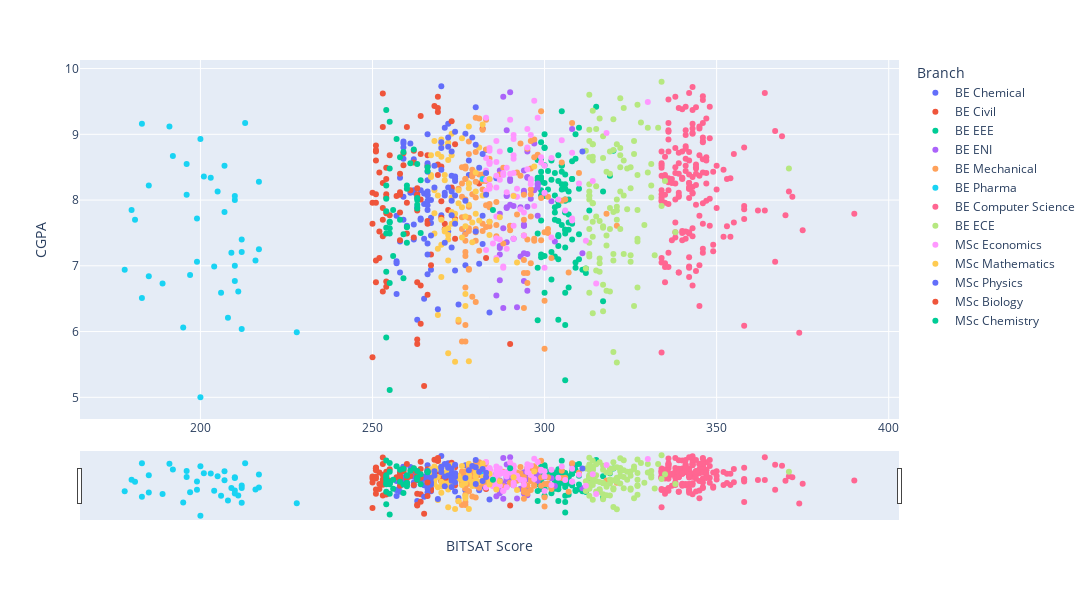

The cell this chart's notebook holds for it:
### Code cell
def bitsatVScgScatter(df):    
    scatter_df = df[["Final_ID", "Name", "CGPA", "BITSAT Score", "Branch"]]
    # Scatter plot for CGPA vs BITSAT Score
    fig = px.scatter(scatter_df, x="BITSAT Score", y="CGPA", color="Branch", hover_data=['Name'])

    # Add range slider to the scatter plot, slider on X-axis. Dont display plot points on the slider
    fig.update_layout(
        xaxis=dict(
            rangeslider=dict(
                visible=True
            ),
            type="linear",
        ),
        autosize=False,
        width=1400,
        height=600,
    )


    fig.show()
bitsatVScgScatter(df)

### Figure 1 — Plotly figure (JSON) as saved in the notebook; plotly's stock layout.template omitted (floating-point values rounded to 4 significant figures; data arrays with more than 128 entries replaced by an {"elided": "..."} marker saying what was removed)
{"data": [{"customdata": [["RAHUL PRABHAKAR"], ["VARUN HEMANT KUMAR PATEL"], ["HARSH SHARMA"], ["PRANAV ROY"], ["CHENNA SHREE PRIYA"], ["KUMAR SOURABH"], ["SARTHAK GUPTA"], ["HARDIK HURKAT"], ["GOURI KARTHIK GEMBALI"], ["GURBAAN SINGH SABARWAL"], ["RISHIT AGARWAL"], ["GEDDAVALASA JITENDRA"], ["V ABHISHEK"], ["ARYANSH RAJ SAXENA"], ["TAVISHI"], ["LAHAREE GHOSH"], ["BANDI SOWMYA"], ["ALLAM VENKATA SAI SURYA"], ["JHA DEEPTANK VINODKUMAR"], ["NAMAN BUNG"], ["RITIK JAIN LODHA"], ["ADITYA TYAGI"], ["SHUBHANSHU GUPTA"], ["RAVI SWAMI ADITYA RAVI"], ["AMBADKAR ADITYA PRASHANT"], ["AASTHA GANDHI"], ["NISHAD DINESH MAHAJAN"], ["VORA DIVYA HEMALBHAI"], ["HARSH VASHISTHA"], ["SHAGUN MISHRA"], ["SHIVANG YADAV"], ["ANKIT ASAWA"], ["RAJATH RAJESH"], ["SRISHTI ARYA"], ["UTKARSH UPADHYAY"], ["KARANSINGH BISHT"], ["RAKSHIT KAKANI"], ["VIJAY BHARATH A"], ["MIHIR SUNIL DABADGHAO"], ["BHAVI JAROLI"], ["ADVAITA ARYAN JHA"], ["MOHIT MALLICK"], ["NITIN V P"], ["DEVANSHI SINGH"], ["MEDICHARLA V K RAJEEV SRIKAR"], ["JENIL R AGRAWAL"], ["KEDIA ANANT GAURAV"], ["ANIRUDH PAREKH"], ["TANAY NAGAR"], ["ABHINAND J PAI"], ["ANUSHA AGARWAL"], ["ABHISHEK MUKHERJEE"]], "hovertemplate": "Branch=BE Chemical<br>BITSAT Score=%{x}<br>CGPA=%{y}<br>Name=%{customdata[0]}<extra></extra>", "legendgroup": "BE Chemical", "marker": {"color": "#636efa", "symbol": "circle"}, "mode": "markers", "name": "BE Chemical", "orientation": "v", "showlegend": true, "type": "scatter", "x": [275, 266, 267, 283, 286, 263, 266, 277, 264, 274, 262, 282, 281, 277, 262, 265, 267, 262, 264, 263, 262, 266, 264, 263, 261, 265, 257, 259, 266, 259, 260, 271, 272, 258, 272, 262, 259, 258, 257, 257, 258, 257, 259, 261, 262, 278, 266, 270, 259, 259, 277, 270], "xaxis": "x", "y": [6.41, 7.34, 6.94, 8.76, 8.33, 6.18, 9, 7.01, 7.72, 8.29, 8.62, 7.33, 7.03, 7.49, 8.15, 8.1, 7.73, 7.63, 8.15, 8.04, 7.4, 8.07, 7.7, 7.89, 8.86, 7.94, 7.07, 7.7, 7.99, 8.89, 7.61, 8.07, 7.52, 8.34, 9.16, 8.12, 8.8, 6.9, 7.76, 7.04, 7.37, 6.57, 8.63, 8.11, 8.12, 8.38, 8.3, 7.77, 8.05, 8.86, 9.01, 9.73], "yaxis": "y"}, {"customdata": [["VIJAY KUMAR PUTCHALA"], ["HRISHIKESH GHADGE"], ["AMITESH SINGH BAIS"], ["NITESH KUMAR PALAI"], ["VANKAYALAPATI LOT ABHISHEK"], ["HIMANSHU MOHAN"], ["MOHAMMED MASIHUDDIN"], ["SARTHAK RATH"], ["PUNEET ARORA"], ["PARIKSHIT MAHALA"], ["SYED MUSAVVIR MEHMOOD BASHA KHADRI"], ["NIPUN TEWARI"], ["VIBHOR JAKHAR"], ["MEELA SUMANTH"], ["ADITYA VIKRAM SINGH"], ["SHIVANSH SONI"], ["ATHARVA SANTOSH CHIKTE"], ["PRAJITH KUMAR THOMMUNDRU"], ["SOHAM AGARWAL"], ["HRIDIK PUNUKOLLU"], ["KANDELA VISION REDDY"], ["GUVVALA GOPI REDDY"], ["LAKSHMIPALLI VENKATA SURYA DEEPAK"], ["KARRI ABHI RAM"], ["ATHARVA MULEY"], ["NISHANT KUMAR"], ["PRABODH RANJAN TEWARI"], ["NAIVEDYA KRISHN"], ["MANAN AHUJA"], ["SAYANTAN RAY"], ["RUDDARRAJU JAGADISH SURYA VARMA"], ["POLISETTI SAI VAMSI"], ["AKSHAT SHARMA"], ["M HARIKESHA"], ["AKSHAT MOHAN GUPTA"], ["VEDANT SINGH"], ["RAKSHIT"], ["KHAJA MUAWINUDDIN AHMED"], ["NISHANT KAKANI"], ["SANKA SAI SRAVAN"], ["MERLA DINESH SATHWIK"], ["VISHNUBHOTLA NAGA BHARADWAJ"], ["LADE NIKESH"], ["BODUGU VAMSI KRISHNA"], ["ADITYA AGRAWAL"], ["DIVYANK SHARMA"], ["SUBHRANSU BABOO"], ["ADITYA RAHUL JAMBHOLKAR"], ["VATSAL MAHESHWARI"], ["HEMENDER SINGH CHAUHAN"], ["ERANKI VENKATA JHAHNAVI"], ["ANIRUDH AGRAWAL"]], "hovertemplate": "Branch=BE Civil<br>BITSAT Score=%{x}<br>CGPA=%{y}<br>Name=%{customdata[0]}<extra></extra>", "legendgroup": "BE Civil", "marker": {"color": "#EF553B", "symbol": "circle"}, "mode": "markers", "name": "BE Civil", "orientation": "v", "showlegend": true, "type": "scatter", "x": [263, 274, 274, 270, 267, 268, 281, 269, 273, 264, 263, 282, 266, 283, 290, 283, 273, 271, 263, 264, 264, 263, 264, 269, 266, 269, 267, 273, 269, 258, 258, 260, 265, 260, 263, 262, 263, 260, 272, 259, 274, 270, 270, 258, 259, 258, 258, 261, 266, 271, 264, 269], "xaxis": "x", "y": [8.07, 8.85, 7.41, 7.98, 7.01, 9.43, 8.25, 8.38, 8.17, 8.01, 6.75, 9.09, 8.68, 7.12, 5.81, 8.1, 8.19, 7.64, 8.18, 8.7, 6.7, 5.81, 6.12, 8.54, 7.68, 9.34, 7.17, 9.2, 9.4, 7.39, 8.4, 7.96, 5.17, 7.49, 7.84, 8.75, 5.88, 9.11, 7.85, 8.71, 7.71, 8.51, 7.73, 8.08, 8.53, 7.81, 8.12, 8.15, 8.53, 7.56, 9.28, 9.57], "yaxis": "y"}, {"customdata": [["PRIYESH MOHTA"], ["NAKUL VASHISHTHA"], ["ARASANAPALAI SRIKANTH NAVYA SRI"], ["KHANT YASHVI ASHOKKUMAR"], ["SHIVAM KANKAL"], ["ADIT ANDREW MOHANTY"], ["AKSHAT RASTOGI"], ["VEMU AROHI"], ["SHUBHAM CHUGH"], ["VIPUL ANANT"], ["ARPIT DEEPAK ANWANI"], ["MOHIT ASSUDANI"], ["RAHUL AJMERIA"], ["PRABHAV SHARMA"], ["SHREYAS SRINIVASAN"], ["AAKANKSHA SINGH"], ["KAITAV SHAH"], ["PRAVAR KHEMARIYA"], ["SHAH RAJ VINAY"], ["PARIJAAT B MITRA"], ["ZADE VAIBHAV ARUN"], ["AYUSHDEEP"], ["ADITYA PANDEY"], ["SIDDHARTHA GOSWAMI"], ["SHUBH AGGARWAL"], ["P SREE VISHNUSAI KARTHIK"], ["BHURE AROONDHATI SANJAY"], ["MOVVA KARTHIK TEJA"], ["SHAH JAY PANKAJ"], ["VINAYAK TRIPATHI"], ["ABHIMANYU VAIDYA"], ["ADARSH SHRIVASTAVA"], ["SAICHARAN KOMMANA"], ["KHAN UBAID MD SHAFIQUR REHMAN"], ["ASHWIN MATHEW OLAKANGAL"], ["AAKAR KUMAR"], ["CHINTHALAPALLI ABHINAV MOHAN"], ["PUCHAKALA SAI TEJA"], ["THAMBABATHULA OMANA"], ["ASHWIN E"], ["RAJAT PRASHANT KHADE"], ["PATNI AADEESH NEERAJ"], ["VORUGANTI VASANTH"], ["KUMMARA SRIRAM"], ["PADILETI MEGHANADH"], ["SHUDDHABHO NANDI"], ["PRAKHAR TIWARI"], ["DURGA KRISHNA VAMSI"], ["ARUNEEMA DESHMUKH"], ["SUDARSHAN MEHTA"], ["ROHAN VERMA"], ["ALOK RAI"], ["AYUSH KUMAR SINGH"], ["AMRITANSHU NAYAK"], ["MANISH MODWANI"], ["HARSH VARDHAN MEHER"], ["ANIVEK KESHRI"], ["ARIHANT JAIN M P"], ["ANSHUMAN BHAGAWATI"], ["BALAJI C"], ["N SATYA AALOK BHAIRRAJU"], ["VYSHNAVI S K"], ["PRATYUSH NATH SAHU"], ["ABHISHEK KHURANA"], ["PRABHLEEN KAUR"], ["PUTHA VENKATA ROHITH REDDY"], ["MOHAMMED ANEES"], ["AMAN SHARMA"], ["DAKSH PANDEY"], ["KARTIK KANOTRA"], ["POTHEDAR AJAY"], ["TARUN AGRAWAL"], ["BURRA MANI VISHAL"], ["BULLE ABHISHEK MANOJ"], ["SHREYANSH KR SURANA"], ["NERKAR RUTWIJ PRASHANT"], ["ANDEY CHANAKYA"], ["KOTAKONDA SRI KRISHNA VASISTA"], ["P SRI SAI CHARAN"], ["KASHISH AGRAWAL"], ["PANDEY KRISHNAKANT BRAHMDEO"], ["HARSHIT SHARMA"], ["MANAS AWASTHI"], ["RISHAV DATTA"], ["YAPARLA NAGA SHASHANK REDDY"], ["NITISH MITTAL"], ["NARVEKAR ATHARVA HEMANT"], ["SAYANTAN BISWAS"], ["RITWIK DAS"], ["KULKARNI OM PRASHANT"], ["TEJUS VIDYADHAR KUSUR"], ["JAY KARHADE"], ["KHUSHI GUPTA"], ["RUPSA DHAR"], ["VODELA AMITH KUMAR"]], "hovertemplate": "Branch=BE EEE<br>BITSAT Score=%{x}<br>CGPA=%{y}<br>Name=%{customdata[0]}<extra></extra>", "legendgroup": "BE EEE", "marker": {"color": "#00cc96", "symbol": "circle"}, "mode": "markers", "name": "BE EEE", "orientation": "v", "showlegend": true, "type": "scatter", "x": [303, 298, 299, 308, 306, 302, 306, 305, 308, 299, 303, 307, 319, 304, 313, 320, 307, 306, 317, 304, 317, 305, 309, 304, 304, 304, 310, 303, 303, 306, 306, 304, 306, 305, 310, 309, 308, 312, 307, 309, 303, 305, 310, 306, 311, 303, 304, 306, 306, 302, 299, 306, 299, 309, 300, 299, 300, 305, 305, 299, 300, 300, 299, 307, 300, 301, 307, 306, 306, 307, 308, 299, 302, 300, 304, 299, 306, 298, 306, 300, 298, 298, 298, 300, 312, 302, 301, 299, 304, 304, 308, 299, 298, 315, 305], "xaxis": "x", "y": [7.7, 7.49, 8.63, 8.32, 8.24, 7.21, 8.17, 8.16, 8.59, 8.07, 8.07, 7.78, 8.37, 7.47, 7.84, 8.75, 7.55, 7.49, 6.46, 7.68, 8.13, 8.24, 7.05, 8.68, 7.98, 6.18, 9.1, 7.81, 8.41, 7.28, 8.39, 7.45, 7.55, 8.52, 8.17, 6.97, 7.64, 6.96, 6.67, 9, 7.14, 8.53, 7.1, 5.26, 6.94, 7.89, 7.92, 7.82, 7.81, 8.31, 8.35, 7.55, 7.17, 8.63, 8.06, 8.32, 8.26, 7.62, 8.43, 7.13, 7.15, 9, 8.43, 8.13, 8.79, 8.16, 8.01, 7.99, 8.01, 7.66, 7.4, 7.69, 6.79, 6.59, 8.29, 8.28, 6.59, 6.97, 6.1, 8.53, 8.3, 8.61, 6.17, 8.8, 6.89, 8.6, 8.44, 8.15, 7.1, 7.3, 8.32, 8.88, 8.34, 9.42, 9.35], "yaxis": "y"}, {"customdata": [["S VIGNESH BHARADWAJ"], ["NIPUN WAHI"], ["UTKARSH GUPTA"], ["VARADA HARSHINI DURGA"], ["SHAURYA VIJAYVARGIYA"], ["MIDUTHURU KARTHEEK"], ["PRIYANSHI MISHRA"], ["ANUBHAV TRIPATHY"], ["GUNTAKALA VENKATA SAI KALAHAN"], ["AAYUSH JAIN"], ["DONTHU MOHITH KRISHNA"], ["AKARSH SHRIVASTAVA"], ["SAMYAK RAI"], ["TANAY KUMAR"], ["SOURAV PRASAD"], ["ANANYA JAIN"], ["SHUBHANKAR MAJUMDAR"], ["S KARTHIK"], ["SUPARTH GROVER"], ["ABHIK SANTRA"], ["ABHIRAJ SINGH"], ["RAHUL BHARADIA"], ["CHAUGULE DHRUV SANJAY"], ["ABHIJITH S RAO"], ["PAWAR NISHANT DEEPAK"], ["BHAMINI CHAUHAN"], ["KARTHIK C KARKERA"], ["RISHABH JAIN"], ["MADDHA ABHINAVA"], ["KSHITIJ DUBEY"], ["D M VISHNU VARDHAN"], ["PARAM A BHATT"], ["SAUMYA SRIVASTAVA"], ["KETAN GOYAL"], ["BETHI VENKATA SIVA JITHENDRA KUMAR REDDY"], ["DISHA SURYAWANSHI"], ["TADINADA VAMSI KRISHNA"], ["KHADYE SHARDUL ANIL"], ["INJAM SRI HARSHA"], ["VEMPARALA LAXMI MANUHA"], ["MAKULURI ANIRUDH RAGHAVENDRA"], ["SHEETAL MADIKONDA"], ["PINTO RICKSTON LANCON"], ["SWASTIK MOHANTY"], ["DEVANSHU MAHESHWARI"], ["V ABHIJEET"], ["R VENKATESH"], ["RAGHAVARAPU VEER VIKAS"], ["SYED JAMAL"], ["SANGHITA CHAKRABORTY"], ["KESHAV KABRA"]], "hovertemplate": "Branch=BE ENI<br>BITSAT Score=%{x}<br>CGPA=%{y}<br>Name=%{customdata[0]}<extra></extra>", "legendgroup": "BE ENI", "marker": {"color": "#ab63fa", "symbol": "circle"}, "mode": "markers", "name": "BE ENI", "orientation": "v", "showlegend": true, "type": "scatter", "x": [290, 288, 288, 289, 296, 289, 287, 288, 292, 289, 289, 303, 311, 295, 293, 298, 294, 287, 294, 295, 294, 294, 293, 302, 298, 295, 300, 295, 294, 294, 294, 297, 298, 297, 295, 295, 291, 287, 289, 289, 287, 291, 287, 286, 298, 290, 290, 290, 287, 294, 308], "xaxis": "x", "y": [9.64, 9.57, 7.57, 7.89, 8.02, 8.06, 7.79, 6.36, 6.37, 8.07, 7.88, 7.37, 7.19, 8.34, 7.14, 8.23, 6.77, 6.78, 7.61, 7.18, 7.19, 7.61, 7.89, 7.98, 8.19, 8.35, 8.1, 8.74, 8.45, 8.11, 8.14, 8.15, 7.76, 8.86, 6.62, 7.9, 7.41, 7.17, 7.36, 9.06, 7.27, 7.91, 7.3, 6.55, 8.25, 8.29, 8.32, 7.93, 8.45, 7.63, 9.08], "yaxis": "y"}, {"customdata": [["KSHITIZ AGGARWAL"], ["YASH ARORA"], ["JATIN GUPTA"], ["AMEYA JAIN"], ["TANMAY OJHA"], ["MAREPALLI ANAND"], ["PRIYANSHU MISRA"], ["BOGGARAPU S V PRANEET"], ["AMAN KUMAR DAS"], ["HARSH KUMAR"], ["ANURAAG PRAHARAJ"], ["SWETHA MAMIDIPOODI"], ["AREEB AHMAD"], ["NEHAL KAURA"], ["SAYAN MUKHERJEE"], ["SHASWAT TIWARI"], ["CHHAPARWAL SARVESH KRISHNAGOPAL"], ["HARSH KUMAR SRIVASTAVA"], ["ARRABELLY SAI ANURAG REDDY"], ["PAMIDI NITHIN KRISHNA"], ["ANKIT SINHA"], ["SHIVAM MILIND AKARTE"], ["DASARI INDU KRISHNA"], ["AMAN PRAKASH"], ["KAJAL CHOUDHARY"], ["SHAIK PARVEZ MUSHRAFF"], ["D V V P PRANAV"], ["ADITYA SINGH"], ["DEVANSH KHANDELWAL"], ["BUDIREDDY RAM SAMPREETH"], ["ACHYUT DWIVEDI"], ["SHIVAM GUPTA"], ["ARUN KUMAR SAINI"], ["RAMINENI PHANINDRA"], ["B SRINIVASULU REDDY"], ["VISSAMSETTY PRANAV"], ["SHREEJEE AGARWAL"], ["LOKESH KUMAR SAHOO"], ["NILADRI NILAMADHAB"], ["B N SAI RAJESH"], ["UMAR SHAFIQ AHMAD"], ["GEETESH R KESHWANI"], ["A AMRUTH SRINIVAS"], ["ANIRUDH GURURAJ TONASI"], ["GANDHI OM GIRISH"], ["B SAI VENKATESH"], ["AMOGH SUBRAMANYA BARLA"], ["KALIDINDI VINEETH VARMA"], ["JAI SHARMA"], ["AYUSH RAJENDRA MHASKE"], ["RAJAT KUMAR"], ["SWAPNIL KASHYAP"], ["PUTTU GANDHI"], ["SOUMIL GIRISH SAHU"], ["SHUBHAM SINGH"], ["PRIYANSHU PRAKASH"], ["KHADKE MIHIR MILIND"], ["HARSH KUMAR TIWARY"], ["PANNALA BHARATH REDDY"], ["ANGAD SINGH CHAHAL"], ["PRATYUSH ANSON"], ["J V N RUTHWICK"], ["R BALA GANAPATHI"], ["SAMAR"], ["PARTH BISEN"], ["PRASAD A"], ["JOGINIPALLY HRUDAY SIDDHARTHA"], ["MADREWAR GAURAV KASHINATH"], ["RATNESH DAWAR"], ["BINYAMEEN K V"], ["DHAMMAPADA MOHAPATRA"], ["KHETAWAT AKSHAT NEERAJ"], ["ARYESH HARSHAL KOYA"], ["PATEL AYAN ANMOL"], ["VUNNAM ABHINAV CHOWDHARY"], ["G AALWAR SUNDARAM"], ["UROOJ AHMAD"], ["PANGULURI JAYADEVA SAKETH"], ["BALTHU SHARATH CHANDRA"], ["NALLAPU SRINIVAS"], ["SAI TEJA KOLLU"], ["PRATIK MADHAN"], ["SRIRAM KODEY"], ["YASH KUMAWAT"], ["SAKSHAM KUMAR"], ["KUNALA NAGA VENKATA SAI SUBHASH"], ["PASUMARTHI VENKAT"], ["ADITYA CHAKILAM"], ["KANDIAN VIHARI"], ["BANDALUPPI GAUTHAM KRISHNA"], ["SARODE AKASH DATHU RAO"], ["SAWANT PRANAV GAUTAM"], ["EDWIN THOMAS"], ["ANGARAJU A JOGI NARENDRA VARMA"], ["SUBHOJIT DHAR"], ["DHANESH A ITCHHAPORIA"], ["A SHIVA SAI"], ["GYANAM PRAHARSHITHA"], ["CHAITANYA PESHIN"], ["JAIN AVNI ANKUR"], ["NAMAN RATHI"], ["SARVESH NAND KUMAR KHETAN"], ["TIWARI MANAS SANTOSH"], ["MAHESH SWAMINATHAN"], ["SOUBHIK ROY"], ["TANMAY SRIVASTAVA"], ["CHANDAK SWASTIK  OMPRAKASH"], ["C PADMA SAI MEGHANA"], ["SAKSHAR  SHARMA"], ["OSAMA MOHD ABDUL FATTAH"], ["KUMBAM AKSHITHA"], ["MANTRALA VENKATA KALYAN RAM"], ["SAI SRINIVASAN K V"], ["MADHIRA SAI ACHYUT"], ["ABHISHEK KUMAR"], ["NIVEDAN VISHWANATH"], ["GOLLA SAI VENKAT GOWTHAM"]], "hovertemplate": "Branch=BE Mechanical<br>BITSAT Score=%{x}<br>CGPA=%{y}<br>Name=%{customdata[0]}<extra></extra>", "legendgroup": "BE Mechanical", "marker": {"color": "#FFA15A", "symbol": "circle"}, "mode": "markers", "name": "BE Mechanical", "orientation": "v", "showlegend": true, "type": "scatter", "x": [297, 279, 288, 278, 277, 290, 288, 280, 277, 276, 277, 279, 277, 286, 276, 276, 276, 278, 275, 280, 290, 292, 282, 284, 284, 286, 277, 283, 280, 278, 280, 283, 277, 292, 290, 286, 282, 280, 278, 278, 284, 284, 282, 284, 279, 277, 280, 287, 277, 284, 278, 281, 278, 297, 300, 297, 295, 296, 296, 321, 299, 296, 295, 296, 296, 306, 294, 293, 301, 298, 308, 279, 293, 294, 297, 294, 294, 301, 294, 305, 300, 296, 310, 277, 305, 295, 301, 299, 318, 295, 294, 300, 302, 277, 277, 276, 276, 279, 275, 282, 282, 283, 283, 282, 283, 280, 280, 280, 277, 277, 278, 278, 281, 307, 299, 281, 283], "xaxis": "x", "y": [8.92, 8.39, 7.34, 8.25, 6.67, 7.54, 8.49, 7.38, 7.48, 8.5, 8.32, 8.46, 8.49, 7.62, 8.05, 8.25, 7.74, 7.57, 6.15, 8.04, 7.61, 8.42, 8.16, 7.94, 8.63, 7.97, 7.15, 7.59, 9.25, 6.94, 8.28, 8.29, 7.38, 7.78, 7.6, 7.45, 8.39, 6.45, 7.9, 8.7, 7.6, 7.67, 7.53, 8.21, 8.36, 8.51, 8.41, 8.39, 8.01, 7.89, 6.95, 7.23, 7.53, 8.65, 7.51, 7.38, 6.89, 8.16, 7.04, 7.61, 8.03, 7.75, 8.78, 8.48, 8.09, 8.01, 7.09, 8.37, 7.56, 8.69, 9.17, 6.53, 8.86, 7.46, 7.41, 6.89, 8.08, 7.5, 6.36, 7.99, 5.74, 8.9, 8.41, 8.32, 8.57, 7.4, 8.05, 7.39, 7.79, 6.74, 7.7, 6.47, 7.12, 7.21, 8.48, 7.56, 5.85, 8.09, 8.17, 9.07, 8.29, 8.77, 7.92, 7.64, 8.42, 7.56, 7.51, 8.73, 5.85, 6.1, 8.89, 7.73, 9.24, 6.9, 9.35, 8.39, 9.22], "yaxis": "y"}, {"customdata": [["RITWIKA HORE"], ["PAI ANGLE SAKSHI SANJAY"], ["ADRIJA ARUP DUTTA"], ["GUMIREDDY SREE MANJARI"], ["ADABALA ROHINI"], ["AARUSHI BHOMIA"], ["VANAPARTHI AKSHITHA"], ["SARTHAK DONGAONKAR"], ["PARTH AGARWAL"], ["ARNAV KUKREJA"], ["SNIGDHA KHARE"], ["MADHAV DHIR"], ["ABHIDEV SHARMA"], ["KANWAR LOHITA NITIN"], ["SADASIVUNI CHAKRADHARI"], ["PRATYUSH KHANDELWAL"], ["ASHTHA SIMONIHA"], ["ANJALI BORA"], ["NIBIR MAHANTA"], ["AKSHATHA KARTHIKEYAN"], ["SURAPANENI PAVITHRA"], ["K AMARTYA"], ["SOUMYASHREE MISHRA"], ["BHAWANI SINGH NATHAWAT"], ["PRASHASTI SHUKLA"], ["SANIKA ARUN PARASNIS"], ["N SAMPATH"], ["M  SAI KAMESWARI SRUJANA"], ["KUMARI ANKITA"], ["MANTHAN S HIREMATH"], ["MANSI PARAG SHAH"], ["HIMANSHU GUPTA"], ["SHREYA NILAY"], ["KUNDU IPSITA GOPAL"], ["RAY ELIZABETH DOMINIC"], ["SHUBHAM KHANUJA"], ["JAHNAVI DHARWADKAR"], ["VEMULA SREE LAKSHMI"], ["HARKIRAT SINGH WALIA"], ["JAYANT JAIN"], ["K NAGA  SRINIDHI"]], "hovertemplate": "Branch=BE Pharma<br>BITSAT Score=%{x}<br>CGPA=%{y}<br>Name=%{customdata[0]}<extra></extra>", "legendgroup": "BE Pharma", "marker": {"color": "#19d3f3", "symbol": "circle"}, "mode": "markers", "name": "BE Pharma", "orientation": "v", "showlegend": true, "type": "scatter", "x": [178, 181, 180, 185, 189, 185, 199, 210, 210, 212, 210, 206, 216, 203, 212, 195, 192, 207, 211, 208, 200, 197, 212, 217, 204, 217, 228, 183, 183, 207, 201, 210, 200, 196, 191, 199, 282, 196, 209, 213, 205], "xaxis": "x", "y": [6.94, 7.7, 7.85, 8.22, 6.73, 6.84, 7.06, 7, 8, 7.4, 8.06, 6.59, 7.08, 8.34, 6.04, 6.06, 8.67, 7.82, 6.61, 6.21, 5, 6.86, 7.21, 7.25, 6.99, 8.28, 5.99, 9.16, 6.51, 8.52, 8.36, 6.77, 8.93, 8.55, 9.12, 7.72, 8.32, 8.08, 7.2, 9.17, 8.13], "yaxis": "y"}, {"customdata": {"elided": "171x1 str values"}, "hovertemplate": "Branch=BE Computer Science<br>BITSAT Score=%{x}<br>CGPA=%{y}<br>Name=%{customdata[0]}<extra></extra>", "legendgroup": "BE Computer Science", "marker": {"color": "#FF6692", "symbol": "circle"}, "mode": "markers", "name": "BE Computer Science", "orientation": "v", "showlegend": true, "type": "scatter", "x": {"elided": "171 mixed values"}, "xaxis": "x", "y": {"elided": "171 float values"}, "yaxis": "y"}, {"customdata": [["PRANAVI MARRIPUDI"], ["SATYAM MISHRA"], ["AKANKSHA VINOD HUBLIKAR"], ["BHARADWAJ PASUPATHI"], ["KARAN KAUL"], ["GUPTA ISHITA  AVANISH KUMAR"], ["ISHAN DIXIT"], ["PRANAV G"], ["DHARAPURAM ADITYA RAMKUMAR"], ["IYPE ELDHO"], ["KOVVURI SRAVANTHI"], ["TANAY GUPTA"], ["SAI SOURISH VENKATESH"], ["SAI NAGA SHASHANK SRIRANGAM"], ["JAYAKIRAN REDDY J"], ["G V N NAREN"], ["KOTAMREDDY GANESH REDDY"], ["ADARSH SIDDHARTH A"], ["MRIDUL KUMAR RAI"], ["SIDDHANT KIRAN KOTHARI"], ["PETLOZU SUJITH"], ["ABHINAV KRISHNAN"], ["PRANAY PIYUSH"], ["SAKSHAM CHAUHAN"], ["PRATEEK SINHA"], ["ASHWIN SINGH TOMAR"], ["YETLLA SUNIL"], ["SAI RASAGNA POLISETTI"], ["KADAM OMKAR RAJARAM"], ["UTKARSH VERMA"], ["HITESH ARYAN ACHARYA"], ["HARSH HEDA"], ["SAMARPAN SAHA"], ["INGUVA MANIKANTA VENKATA SRIRAMA GANESH"], ["CHALLA OBULA KRISHNA SASHANK"], ["ROSHAN SURABHI"], ["KOTA GOWTHAM KUMAR"], ["CHETLAPALLI VENKATA SATYA SAI CHAITANYA"], ["POLAVARAPU SRAVANI"], ["AMAN JAIN"], ["SIDDHARTH RAJ"], ["SATYAM KUMAR"], ["VEMULA REVANTH"], ["RIYA RAJ"], ["FURQAN MALIK"], ["VAIBHAV SACHAN"], ["SUSHANTH KUNCHALA"], ["NAIDU CHANDRA SEKHARA PRASANNA KUMAR"], ["RITIK CHINMAY PATI"], ["P SMRITI"], ["AAKASH BANSAL"], ["KANUKUNTLA ARAVIND REDDY"], ["KAMARAJU SAI VAMSHI"], ["TUMMALA KUSHAAL"], ["GORANG AGARWAL"], ["CHITTOORI ASHISH"], ["PRIYANSH ARYAN VERMA"], ["ARSHDEEP SINGH"], ["PRAKHAR NARAYAN"], ["KANCHARLA GURUVARDHAN"], ["GIRUGU BHARGAVA PHANI CHAND"], ["SHREYASH GUPTA"], ["SHUBHANG VAGVALA"], ["PRASOON BAGHEL"], ["MUDIT MATHUR"], ["MARYADA SAHITHI REDDY"], ["SAKSHI RAICHANDANI"], ["CHIRRA AKHIL TEJA"], ["RAJA  ARAVIND REDDY  MANIMALA"], ["AVINASH BHAT PATTAJE"], ["AKSHAT SHUKLA"], ["CHEREDDY VIVEK REDDY"], ["SRINIVASA ROHIT KORLAM"], ["GHANTA SAI GAUTHAM"], ["DANGETI DHANUSH"], ["MEHUL CHANDWANI"], ["VALLABHANENI SRI HARSHA"], ["DEV KIRTI PHARTIYAL"], ["NIKHIL KUMAR SINGH"], ["ATHARVA JAGADISH REDDY"], ["C KANTI PRASOONA"], ["SANDADI MANISH"], ["ANKAM HARI TEJA"], ["THAKARE SIDDHANT SANJAY"], ["VAJHALA KEERTHANA"], ["KATTA SATYA PRANEETH"], ["ANTHAREDDY PRANAY REDDY"], ["JAIN SANSKAR VIJAY"], ["PAMU SAI PRUTHVI KASHYAP"], ["P JAIDEEP REDDY"], ["MANISH KUMAR P"], ["RAHUL PRAKASH"], ["E SAIRUTHVIK"], ["GUDDANTI MOHIT"], ["AVIK J PANDA"], ["SARGUNPREET KOHLI"], ["ISHIKA BHATTACHARYA"], ["T AKSHAYA"], ["ABIJITH Y L"], ["JONATHAN SAMUEL  J"], ["SHUBHESH TIWARI"], ["AMRITHA IMMANENI"]], "hovertemplate": "Branch=BE ECE<br>BITSAT Score=%{x}<br>CGPA=%{y}<br>Name=%{customdata[0]}<extra></extra>", "legendgroup": "BE ECE", "marker": {"color": "#B6E880", "symbol": "circle"}, "mode": "markers", "name": "BE ECE", "orientation": "v", "showlegend": true, "type": "scatter", "x": [327, 313, 319, 313, 313, 313, 316, 316, 314, 314, 313, 315, 313, 317, 317, 317, 314, 312, 316, 315, 318, 312, 315, 313, 313, 316, 320, 320, 319, 314, 314, 319, 314, 319, 313, 312, 314, 314, 314, 313, 320, 317, 315, 319, 313, 313, 318, 317, 318, 334, 325, 321, 322, 332, 324, 322, 323, 328, 335, 326, 371, 327, 327, 331, 331, 323, 321, 333, 327, 330, 326, 323, 329, 331, 321, 322, 327, 325, 325, 321, 321, 322, 322, 324, 338, 334, 327, 330, 320, 317, 320, 314, 316, 318, 313, 313, 322, 323, 326, 325, 321, 320], "xaxis": "x", "y": [9.45, 8.06, 8.4, 7.35, 8.9, 9.6, 7.11, 6.91, 8.66, 7.67, 8.65, 9.08, 7.56, 8.97, 6.31, 8.64, 9.36, 6.96, 9.24, 7.75, 7.46, 8.75, 8.21, 8.24, 8.01, 7.68, 5.69, 7.18, 7.88, 7.44, 8.85, 8.74, 7.95, 6.61, 7.14, 7.73, 6.28, 7.95, 8.6, 8.07, 8.76, 7.6, 6.93, 7.56, 6.59, 8.13, 7.31, 6.71, 6.62, 9.8, 8.18, 7.7, 7.56, 7.16, 7.86, 8.68, 8.6, 9.18, 8.29, 6.39, 8.48, 8.38, 7.41, 8.55, 8.22, 8.07, 8.85, 9.1, 7.85, 9.1, 8.9, 7.18, 7.62, 8.04, 7.84, 8.5, 7.37, 8.5, 7.06, 8.01, 5.53, 8.13, 8.79, 8.48, 7.51, 7.91, 6.67, 8.42, 7.08, 7.58, 7.82, 8.85, 7.04, 8.43, 7.18, 9.07, 9.55, 9.4, 8.7, 7.16, 7.9, 9.23], "yaxis": "y"}, {"customdata": [["MISHRA ANJUR BEERCHANDRA"], ["MEET BHARDWAJ"], ["RATHI NIHAR DILIP"], ["SIDDHARTHA GUPTA"], ["SHREY MEHTA"], ["MOHAMMED SABITH A M"], ["NARICCHETTY VENKAT JAIRAZZ"], ["MALINENI KRISHNA SRAVYA"], ["TULLURI KOUSHAL"], ["ASHUTOSH DUBEY"], ["AYUSHMAN UPRETI"], ["TANMAY PATHAK"], ["KSHITIJ RAWAT"], ["GIRISH ASHOK DHABALE"], ["C TEJA KUMAR REDDY"], ["KAPISH AGGARWAL"], ["RAGULNIDHI K"], ["SRIMANAS PANUGANTI"], ["C SRI DHARMENDRA"], ["M V LAKSHMI VINAYAK"], ["MANNE SAHITHI"], ["PRANAV C"], ["KILARU HANEESH"], ["PARTH GADIYA"], ["RUPANGI"], ["MRINAL DIXIT"], ["CH ANISH"], ["SUNEJA PRIYA  RAJESH"], ["UPPALAPATI REVANTH"], ["ADARSH MISHRA"], ["S VARSHITH REDDY"], ["RITIKA GARG"], ["POKAR SANKET CHANDULAL"], ["SAANDRA NANDAKUMAR"], ["VIKAS SHEORAN"], ["SOHAN DAS"], ["AKSHAT GOYAL"], ["ADITHYA JAYAN WARRIER"], ["AMAN MAHAJAN"], ["ANSH ANAND"], ["YASHIKA CHOPRA"], ["GRAHITHAA SARATHY"], ["VASTAV RATRA"], ["NAMIT NEGI"], ["CHARKHA KEDAR SAGAR"], ["SIDDARTH BALDWA"], ["DHRUVIKAA AHUJA"], ["PATI MOUNISH  REDDY"], ["S SAIKRISHNA MANAS"], ["SHRIRAM R"], ["VIRAG NIMESH LAKHANI"], ["JUI ASHUTOSH PRADHAN"], ["ROHAN SACHAN"], ["KAZI ABEER REHAMAN"], ["UJJWAL GUPTA"], ["PEKETI NAGA HARSHA VINAY"], ["A N P PHANEENDRA KUMAR TENNETI"], ["PUNEETH KUMAR REDDY DEVIREDDY"], ["RAMANA SRIRAM"], ["MADARAJU NAGA NIDHI"], ["KOTA SATYA SURYA VINAY"], ["REPAKA SAKETH"], ["ANANYA MOHAPATRA"], ["RITIK AGARWAL"], ["SAARTHAK GUPTA"], ["KARTIK MAHAJAN"], ["SWAYAM BHARGAVA"], ["ARJA SUDHEER"], ["MUNUKUNTLA RUTHVIK"], ["PRABHUNE NIMISH MANDAR"], ["ARMIDA ASHFAQ"], ["ARCHIT GUGLANI"], ["SUBHASH GOWANI"], ["HARSH KUMAR SHARMA"], ["NIKHIL ATREYA TALAGADADEEVI"], ["NIKITA MAKHIJA"]], "hovertemplate": "Branch=MSc Economics<br>BITSAT Score=%{x}<br>CGPA=%{y}<br>Name=%{customdata[0]}<extra></extra>", "legendgroup": "MSc Economics", "marker": {"color": "#FF97FF", "symbol": "circle"}, "mode": "markers", "name": "MSc Economics", "orientation": "v", "showlegend": true, "type": "scatter", "x": [286, 286, 289, 293, 286, 288, 315, 300, 288, 291, 292, 296, 294, 300, 308, 304, 285, 283, 306, 302, 294, 312, 297, 283, 284, 284, 291, 291, 287, 286, 291, 284, 291, 297, 299, 299, 295, 296, 295, 305, 296, 298, 330, 295, 308, 318, 314, 310, 289, 283, 284, 291, 287, 290, 291, 308, 296, 284, 289, 286, 283, 287, 290, 284, 291, 288, 288, 302, 300, 286, 283, 284, 283, 286, 292, 284], "xaxis": "x", "y": [7.12, 8.19, 8.12, 7.86, 7.42, 6.99, 6.73, 6.97, 6.97, 8.93, 8.05, 8.32, 7.81, 8.11, 7.72, 8.01, 7.34, 8.31, 7.84, 7.43, 7.46, 7.38, 7.91, 7.24, 8.17, 8.31, 7.41, 8.07, 8.31, 7.75, 8.99, 8.75, 8.41, 9.51, 8.57, 8.65, 8.47, 8.29, 9.08, 8.91, 8.99, 9.25, 9.49, 8.8, 8.72, 9.02, 8.29, 8.25, 8.49, 8.64, 8.79, 8.68, 8.74, 8.4, 7.61, 7.69, 8.24, 8.22, 7.26, 8.37, 8.14, 7.4, 9.22, 8.57, 8.63, 8.38, 8.41, 8.64, 8.52, 8.9, 9.25, 8.55, 8.45, 8.58, 8.17, 8.58], "yaxis": "y"}, {"customdata": [["ATUL RAVI UNNI"], ["SIDDHARTH TIBREWAL"], ["AYUSH SINGH CHAUHAN"], ["ALLA LEENA SAMYUKTHA"], ["DEVANSH GUPTA"], ["SARANSH MISHRA"], ["DEBADARSHEE DAS MOHAPATRA"], ["PINUPA PAVAN SAI"], ["VELLURI CHANDU NAGA SREENIVAS"], ["KADAPA ANIRUDH"], ["SAI NISHANTH KURRA"], ["SAMARTH  KANSAL"], ["GANGULA VENKATA THARUN KUMAR REDDY"], ["CHIRUMAMILLA MANI VENKATA RAMU"], ["PRAJWAL SINGH GAUTAM"], ["BHASKARA KRISHNA KARTHIK  VEMPATI"], ["VEMIREDDY CHANDRA TEJ"], ["HARDIK BHALLA"], ["SWAPNIL KASLIWAL"], ["SUYASH GARG"], ["PURAV SINGLA"], ["TEJA BHASKAR MADDU"], ["HARSHIT UPADHYAY"], ["CHIRAYU GUPTA"], ["PAKALA BHUMIKA"], ["AYUSH KUMAR SINGH"], ["ROHAN DUBEY"], ["ARYAMAN KUREEL"], ["MARYALA VINAY KUMAR"], ["MANISH PRAJAPATI"], ["SUBHRAT PRAHARAJ"], ["DARA SAI SRIJA"], ["ASHISH VERMA"], ["SHREYAS GUPTA"], ["NISHANT GARG"], ["NAMAN PANDEY"], ["NANDABHADRAN B"], ["OSHO MITTAL"], ["GANDHAM MIHIR JESHURUN"], ["CHETAN GONGLE"], ["ANISH KUMAR SINGH"], ["SANKALAMADDY RUTHVIK REDDY"], ["ASWATH VINAYAK K"], ["MANASA REDDY BOLLAVARAM"], ["GEET SAHITYA DULAM"], ["SANATH SALIL"], ["D AMIT RAJ REDDY"], ["APARNA BUDHWAR"], ["SRIRAMPUR SHREYA"], ["KARTHEEK SIVAVARMA NADIMPALLI"], ["ANIRUDH A"], ["ARYAN SURANA"], ["PRITISH PRASHANT MOHARIR"], ["DIVYANI SRIVASTAVA"], ["RAHUL RANJAN"], ["PATHI PRUDHVI"], ["B PRANEETHA"], ["BAIMEEDI NITHIN REDDY"], ["RIJUL DHINGRA"], ["VIJAY KUMAR MALHOTRA"], ["PURU GUPTA"], ["AAKANKSHA BHARADWAJ"], ["LAVANIKA S"], ["VIRAL TIWARI"], ["PRAHASTHA SHANKESI"], ["RAGHAV JEOGANI"], ["ARABELLY ABHINAV"], ["DIVYANSHU SINGH"], ["SHWETA M"], ["ISHANK CHAUHAN"], ["GARIMA PATEL"], ["ATHUL B"], ["BATHINI THARUN KUMAR REDDY"]], "hovertemplate": "Branch=MSc Mathematics<br>BITSAT Score=%{x}<br>CGPA=%{y}<br>Name=%{customdata[0]}<extra></extra>", "legendgroup": "MSc Mathematics", "marker": {"color": "#FECB52", "symbol": "circle"}, "mode": "markers", "name": "MSc Mathematics", "orientation": "v", "showlegend": true, "type": "scatter", "x": [277, 275, 277, 272, 277, 269, 269, 292, 286, 278, 276, 270, 270, 275, 272, 274, 274, 273, 274, 273, 268, 267, 279, 273, 280, 276, 287, 272, 297, 271, 269, 281, 272, 271, 273, 270, 274, 272, 284, 284, 279, 268, 267, 272, 278, 270, 278, 270, 269, 276, 282, 291, 281, 280, 280, 268, 268, 273, 272, 275, 277, 273, 270, 271, 278, 273, 272, 274, 278, 282, 284, 267, 271], "xaxis": "x", "y": [7.6, 7.95, 6.57, 7.47, 6.39, 7.26, 6.25, 7.05, 7.09, 5.55, 7.43, 6.83, 7.7, 6.18, 5.67, 5.54, 7.67, 7.79, 8.33, 7.82, 7.8, 8.38, 7.66, 7.64, 7.79, 7.89, 7.74, 7.57, 8.51, 7.52, 8.07, 7.69, 7.4, 7.55, 8.04, 7.32, 7.79, 7.08, 7.67, 7.47, 7.36, 8.9, 8.68, 8.87, 9.12, 8.84, 7.93, 8.92, 8.7, 8.94, 9.15, 8.06, 8.8, 8.42, 8.13, 8.15, 7.49, 9.01, 8.61, 8.15, 7.75, 8, 8.66, 8.3, 8.18, 8.68, 8.86, 7.69, 8.25, 8.07, 8.32, 8.35, 8.38], "yaxis": "y"}, {"customdata": [["ADARSH CHATURVEDI"], ["AAMOD ABHAY JOSHI"], ["SAURAV AGARWAL"], ["MANU PRIYAM MITTAL"], ["SWASTIK SOVAN GIRI"], ["B JAI KRISHNA"], ["MISHRA DIVYANSH AMIT"], ["DHRITI MADAN"], ["MANISH S PATIL"], ["AMOGH MITTAL"], ["VIPUL YADAV"], ["SIDDHANT BHATT"], ["HARSHUL GUPTA"], ["M SRI VIBHAV"], ["KULKARNI ATHARVA ABHAY"], ["SHREYAS PANTANGI"], ["VEDAGYA SARASWAT"], ["SAKET SHUBHAM"], ["SWAROOP AJIT PALAYAT"], ["IRFAN AHMED HITA WALA"], ["BHELONDE AMEYA RAVINDRA"], ["RAKESH PRASHANT LADI"], ["KADAM SHANTANU DEEPAK"], ["ROSHNI SATISH"], ["RAJ S PANDEY"], ["DESHMUKH SHRIVATSA RAJESH"], ["ESHA JAIN"], ["ISHITA MENON"], ["SOUMIT MISHRA"], ["UTKARSH JAIN"], ["MUSHKAN SUREKA"], ["HARSHIT BANSAL"], ["SHRISH SHANKAR"], ["GOKUL PRADEEP"], ["DEEPTI KUMAR"], ["J JAYARAM"], ["EVA TIWARI"], ["NIVED DAMODARAN"], ["AMIN YASH VIPUL"], ["TANYA PRASAD"], ["DINANK VASHISTHA"], ["CHOWHAN TANMAY TUSHAR"], ["ROHIT KUSHWAH"], ["SHREYA MANISH JAMBAVALIKAR"], ["YATHARTH BHALLA"], ["AKSHAY ANAND"], ["S V S SAI RUTHVIK"], ["SIDDHARTH SINGH"], ["APTE ANISH AJIT"], ["PAAVANI KHANNA"], ["ABDUL RAZZAK SHEIKH RAHEMAN PATEL"]], "hovertemplate": "Branch=MSc Physics<br>BITSAT Score=%{x}<br>CGPA=%{y}<br>Name=%{customdata[0]}<extra></extra>", "legendgroup": "MSc Physics", "marker": {"color": "#636efa", "symbol": "circle"}, "mode": "markers", "name": "MSc Physics", "orientation": "v", "showlegend": true, "type": "scatter", "x": [265, 272, 280, 280, 265, 269, 280, 266, 274, 266, 267, 282, 284, 277, 266, 266, 268, 273, 273, 267, 266, 267, 273, 266, 274, 273, 272, 274, 273, 278, 272, 266, 266, 271, 271, 270, 273, 282, 270, 268, 281, 279, 274, 270, 274, 271, 311, 283, 283, 266, 274], "xaxis": "x", "y": [6.5, 8.81, 9.41, 8.84, 7.41, 6.34, 7.52, 7.85, 8.32, 8.08, 8, 7.76, 6.29, 7.99, 8.43, 7.17, 8.19, 7.77, 7.28, 7.46, 7.92, 7.65, 8.13, 6.87, 7.64, 8.37, 8.19, 9.04, 7.99, 8.6, 8.95, 8.56, 8.51, 7.35, 9.1, 8.46, 8.74, 8.7, 8.88, 8.52, 8.49, 8.95, 8.07, 8.79, 6.93, 8.11, 8.74, 8.08, 8.41, 8.13, 8.36], "yaxis": "y"}, {"customdata": [["AKSHIT VOHRA"], ["VOGGU MANOHAR REDDY"], ["NIKITA JAIN"], ["MAYANK PARASHAR"], ["SHIVALIK GUPTA"], ["ABHISHEK DARBHA"], ["SIRIPURAM SUCHANDRA"], ["SURAJSINGH GAWADE"], ["MUTHINENI ABIGNA"], ["AKASH S RAJEEV"], ["PRAKHAR SINGH TOMAR"], ["ATHUL V"], ["ADITYA SHUKLA"], ["KANCHIPURAM SHESHA SAI TUSHAR"], ["AMAN LAHOTI"], ["REDDY SHRINIVAS NAGRAJ"], ["SHIBASIS DUTTA"], ["YADAVALLI V K LAKSHMI SRAVANI"], ["AGRAWAL VEDANT SUNIL"], ["AKSHIT SINGH LATWAL"], ["SOUMYA SHOBHANA"], ["HARSH DARYANI"], ["CHANDA SAI KESHAV"], ["AARYAN GUPTA"], ["KHABALE PRANAV MAHESH"], ["DEEPANSHU MODY"], ["DIVYAM MISHRA"], ["VIBHOR SINGH"], ["SYED ASIM HUSSAIN RIZVI"], ["THATIKONDA L N V AISHWARYA"], ["HARIKRISHNAN S"], ["LAKSHAY TOMAR"], ["RHYTHM NEGI"], ["BURKULE SUSHANT ANANTA"], ["ABHINAV PAHWA"], ["ISHA NILESH GOHEL"], ["SOUMYA POCHIRAJU"]], "hovertemplate": "Branch=MSc Biology<br>BITSAT Score=%{x}<br>CGPA=%{y}<br>Name=%{customdata[0]}<extra></extra>", "legendgroup": "MSc Biology", "marker": {"color": "#EF553B", "symbol": "circle"}, "mode": "markers", "name": "MSc Biology", "orientation": "v", "showlegend": true, "type": "scatter", "x": [254, 253, 252, 250, 255, 257, 254, 266, 250, 254, 255, 252, 253, 253, 266, 263, 253, 252, 251, 250, 250, 253, 251, 251, 251, 251, 254, 251, 262, 262, 254, 254, 251, 251, 253, 254, 253], "xaxis": "x", "y": [6.76, 6.61, 8.42, 7.64, 7.77, 8.06, 6.68, 6.56, 5.61, 8.49, 8.68, 7.52, 7.7, 7.45, 7.64, 8.09, 7.88, 7.12, 7.08, 7.96, 8.11, 9.62, 8.74, 8.83, 8.76, 8.09, 8.04, 6.75, 7.43, 8.57, 7.8, 8.09, 8.6, 7.96, 9.11, 8.32, 8.26], "yaxis": "y"}, {"customdata": [["PUCHAKAYALA HEMA CHANDRA"], ["ADITYA VISWANATHAN"], ["RITHWIK GILLA"], ["SURAM SAI VIVEK RAO"], ["SAHIL DEEPAK VASISHTHA"], ["SIDDHANT GARG"], ["CHIKINE PRANEETH KUMAR"], ["VIKRAM ADITYA KOTA"], ["K HITESH"], ["MADDIPATLA M SRI ADITYASUBRAHMANYAM"], ["K VISHAL KUMAR"], ["SUYASH SRIVASTAVA"], ["ANKIT MAINI"], ["VINAYAK BUDHIRAJA"], ["AMAN KUMAR"], ["MUSKAN KHANNA"], ["HIMANSHU GOYAL"], ["AMITESH BADKUL"], ["KAUSHIK SATHISH KUMAR"], ["SHISHIR VARMA MANDAPATI"], ["P SAMREEN BEGUM"], ["KANDIBANDA SAI NATH"], ["PATEL ASHUTOSH MIJUBHAI"], ["OSHEEN  ARORA"], ["GARIMA JOSHI"], ["ANTHAMGARI AKHIL REDDY"], ["APOORVA KAUSHAL"], ["ADIVIKOLANU SRI NAGA RISHIKA"], ["ADITI KUKRETI"], ["ARSH GOEL"], ["NITYA GUPTA"], ["BALA SUMANTH BELDE"], ["MEHTA ARYANA HETUL"], ["VATHSALYA POLURI"], ["ADITYA KRISHNA"], ["A RAMESHWAR"], ["AVI MATHUR"], ["BHUMIKA SRIVASTAVA"], ["KALLURI LAKSHMI AISHWARYA"], ["DYAVADI SAI KIRAN REDDY"], ["ROHIT SETHI"], ["VANSH MADAN"], ["ALANKAR  GUPTA"]], "hovertemplate": "Branch=MSc Chemistry<br>BITSAT Score=%{x}<br>CGPA=%{y}<br>Name=%{customdata[0]}<extra></extra>", "legendgroup": "MSc Chemistry", "marker": {"color": "#00cc96", "symbol": "circle"}, "mode": "markers", "name": "MSc Chemistry", "orientation": "v", "showlegend": true, "type": "scatter", "x": [255, 260, 261, 259, 310, 259, 255, 254, 256, 254, 254, 256, 254, 255, 255, 260, 264, 263, 262, 255, 254, 254, 255, 258, 263, 260, 263, 259, 255, 260, 263, 264, 254, 258, 266, 263, 285, 290, 266, 254, 257, 260, 255], "xaxis": "x", "y": [7.66, 7.59, 8.56, 7.48, 7.48, 6.81, 5.11, 7.49, 7.85, 6.91, 5.91, 7.15, 8.02, 7.67, 7.57, 8.17, 7.5, 7.93, 8.77, 6.74, 7.83, 7.58, 7.49, 7.7, 8, 7.35, 8.03, 8.73, 9.19, 7.59, 7.87, 8.3, 8.22, 8.65, 8.44, 8.55, 7.85, 8.76, 8.5, 9.37, 8.93, 8.22, 8.48], "yaxis": "y"}], "layout": {"autosize": false, "height": 600, "legend": {"title": {"text": "Branch"}, "tracegroupgap": 0}, "margin": {"t": 60}, "width": 1400, "xaxis": {"anchor": "y", "domain": [0, 1], "rangeslider": {"visible": true}, "title": {"text": "BITSAT Score"}, "type": "linear"}, "yaxis": {"anchor": "x", "domain": [0, 1], "title": {"text": "CGPA"}}}}
